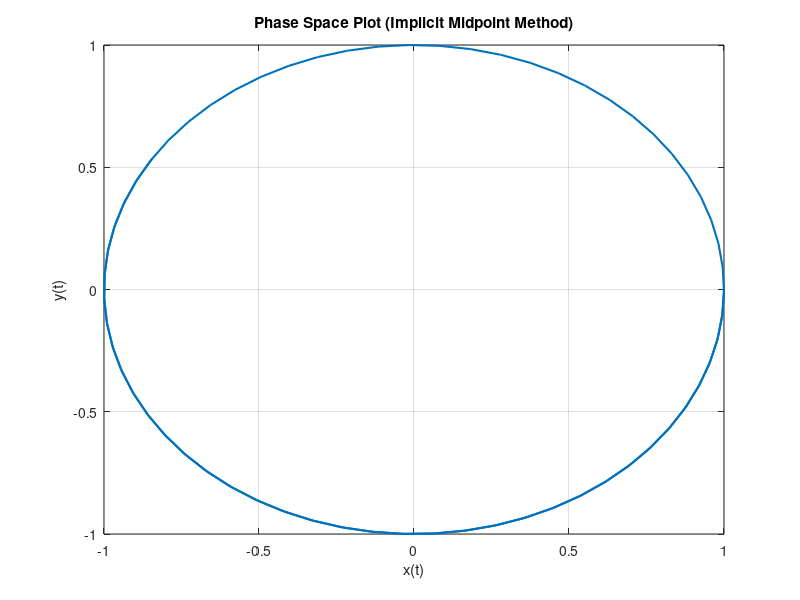

MATLAB code to generate this figure:
% Define the system of ODEs
f = @(t, u) [u(2); -u(1)];

% Time interval and initial conditions
tspan = [0, 10];
initial_conditions = [1; 0];  % Initial values for x and y

% Number of time steps
N = 100;

% Time step size
h = (tspan(2) - tspan(1)) / N;

% Initialize arrays to store solutions
t_values = linspace(tspan(1), tspan(2), N+1);
u_values = zeros(2, N+1);
u_values(:, 1) = initial_conditions;

% Implicit Midpoint Method with fsolve
for i = 1:N
    t_half = t_values(i) + 0.5 * h;
    
    % Set up and solve the implicit equation using fsolve
    implicit_eq = @(u_next) u_next - u_values(:, i) - h * f(t_half, 0.5 * (u_values(:, i) + u_next));
    u_values(:, i+1) = fsolve(implicit_eq, u_values(:, i));
end

% Plot in Phase Space
figure;
plot(u_values(1, :), u_values(2, :), 'LineWidth', 1.5);
xlabel('x(t)');
ylabel('y(t)');
title('Phase Space Plot (Implicit Midpoint Method)');
grid on;
